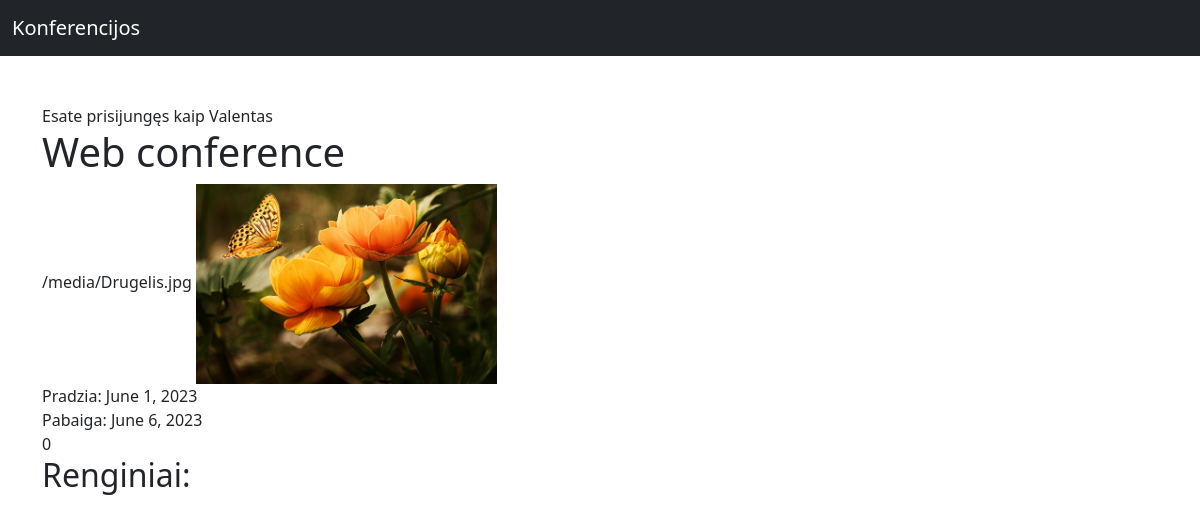
Screenshot of /Konferencija/1/ (signed in) with the database file from the repository.
### Konferencija/models.py (models this page shows, shortened)
class Konferencija(models.Model):
    start_date = models.DateField()
    end_date = models.DateField()
    title = models.CharField(max_length=100)
    picture = models.ImageField( null = True)
    created_at = models.DateTimeField(auto_now_add=True)
    updated_at = models.DateTimeField(auto_now=True) # Kiekvieną kartą atnaujinus bet kurį modelį rodys dabartinę datą.

### Konferencija/views.py (the view)
# urls.py: path("<int:pk>/", KonferencijaDetailView.as_view(), name = "conference-detail"),
class KonferencijaDetailView(DetailView): # # DetailView yra Django biblioteka - klasė kuri viską už mus padaro
    model = Konferencija

### Konferencija/Templates/Konferencija/Konferencija_detail.html (shortened to what this page needs)
{% extends "base.html" %}
{% block "content" %}
    <h1>{{ object.title }}</h1>
    {{ object.picture.url }}
    {% if object.picture %}
        <img src="{{ object.picture.url }}" height="200px">
    {% endif %}
    <div>Pradzia: {{ object.start_date }}</div>
    <div>Pabaiga: {{ object.end_date }}</div>
    {{ object.like_set.count }}
    <h2>Renginiai:</h2>
{% endblock %}

### templates/Base.html (shortened to what this page needs)
<html>
<head>
    <link href="https://cdn.jsdelivr.net/npm/bootstrap@5.2.3/dist/css/bootstrap.min.css" rel="stylesheet">
</head>
<body>
    <nav class="navbar navbar-dark bg-dark">
      <div class="container-fluid">
        <a class="navbar-brand" href="#">Konferencijos</a>
      </div>
    </nav>
    <div class="container py-5">
        {% if user.is_authenticated %}
        Esate prisijungęs kaip {{ user.username }}
        {% else %}
            <a href="{% url 'login' %}">Prisijunkite</a>
        {% endif %}
        {% block "content" %}
        {% endblock %}
    </div>
</body>
</html>

### rows the page displays
Konferencija: title "Web conference", picture "/media/Drugelis.jpg", picture (picture), start_date "June 1, 2023", end_date "June 6, 2023", like_set.count "0"

### other values shown
{{ user.username }} "Valentas"
